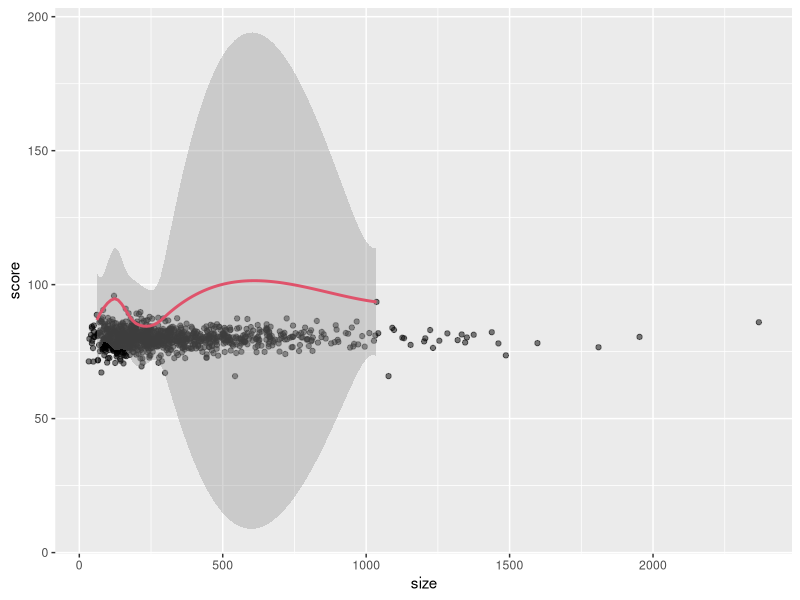

This figure's R source:
library(dslabs)
library(tidyverse)
library(caret)


# set.seed(1986) # if using R 3.5 or earlier 
set.seed(1986, sample.kind="Rounding") # if using R 3.6 or later
n <- round(2^rnorm(1000, 8, 1))

set.seed(1, sample.kind="Rounding")
mu <- round(80 + 2*rt(1000, 5))
range(mu)
schools <- data.frame(id = paste("PS", 1:1000),
                      size = n,
                      quality = mu,
                      rank = rank(-mu))

schools %>% top_n(10, quality) %>% arrange(desc(quality))

set.seed(1, sample.kind="Rounding") # if using R 3.6 or later 
mu <- round(80 + 2*rt(1000, 5))

scores <- sapply(1:nrow(schools), function(i){
  scores <- rnorm(schools$size[i], schools$quality[i], 30)
  scores 
})

schools <- schools %>% mutate(score = sapply(scores, mean))

# Q1

schools %>% top_n(10, score) %>% arrange(desc(score)) %>% select(id, size, score)

# Q2

median(schools$size)
schools %>% top_n(10, score) %>% .$size %>% median()

# Q3
median(schools$size)
schools %>% top_n(-10, score) %>% .$size %>% median()

# Q4

schools %>% ggplot(aes(size, score)) +
  geom_point(alpha = 0.5) + 
  geom_smooth(data = filter(schools, rank <= 10), col=2)

# We can see that the standard error of the score has larger variability when the school is smaller. 
# This is a basic statistical reality we learned in PH125.3x: Data Science: Probability and PH125.4x: Data Science: Inference and Modeling courses!
# Note also that several of the top 10 schools based on true quality are also in the top 10 schools based on the exam score:
# schools %>% top_n(10, score) %>% arrange(desc(score))
